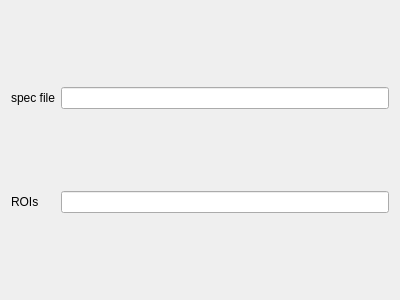
<?xml version="1.0" encoding="UTF-8"?>
<ui version="4.0">
 <class>Form</class>
 <widget class="QWidget" name="Form">
  <property name="geometry">
   <rect>
    <x>0</x>
    <y>0</y>
    <width>400</width>
    <height>300</height>
   </rect>
  </property>
  <property name="windowTitle">
   <string>Form</string>
  </property>
  <layout class="QGridLayout" name="gridLayout">
   <item row="1" column="1">
    <widget class="QLineEdit" name="lineEdit_roiAddress">
     <property name="toolTip">
      <string>&lt;html&gt;&lt;head/&gt;&lt;body&gt;&lt;p&gt;filename and data group&lt;/p&gt;&lt;p&gt;containing ROIs description.&lt;/p&gt;&lt;p&gt;You can righ-click for browsing&lt;/p&gt;&lt;p&gt;existing hdf5 files&lt;/p&gt;&lt;/body&gt;&lt;/html&gt;</string>
     </property>
    </widget>
   </item>
   <item row="0" column="1">
    <widget class="QLineEdit" name="lineEdit_specfileName"/>
   </item>
   <item row="1" column="0">
    <widget class="QLabel" name="label">
     <property name="text">
      <string>ROIs</string>
     </property>
    </widget>
   </item>
   <item row="0" column="0">
    <widget class="QLabel" name="label_2">
     <property name="text">
      <string>spec file</string>
     </property>
    </widget>
   </item>
  </layout>
 </widget>
 <resources/>
 <connections/>
</ui>
